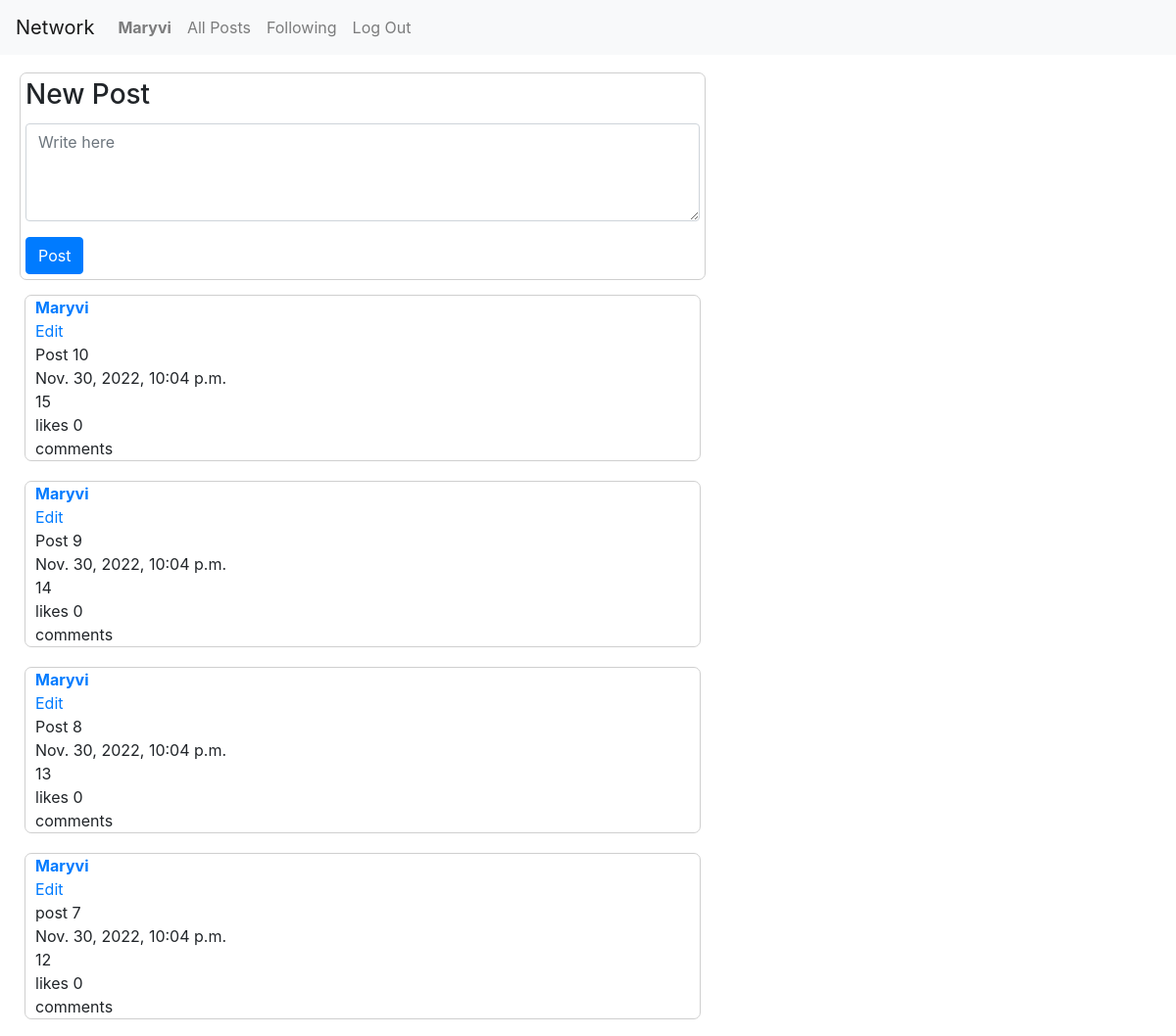
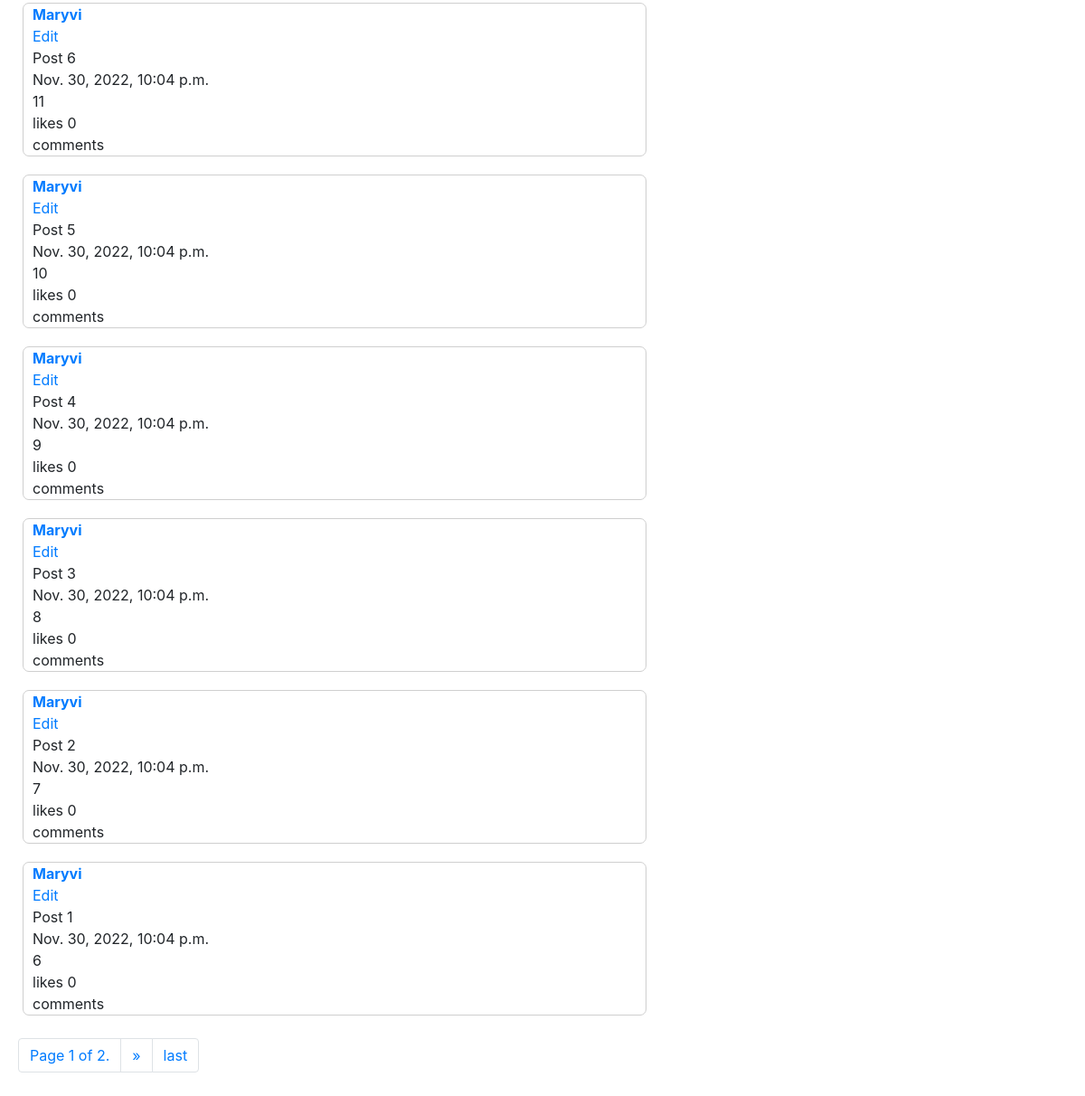
The page / (signed in) on the database as committed earlier (2 pictures, top to bottom).
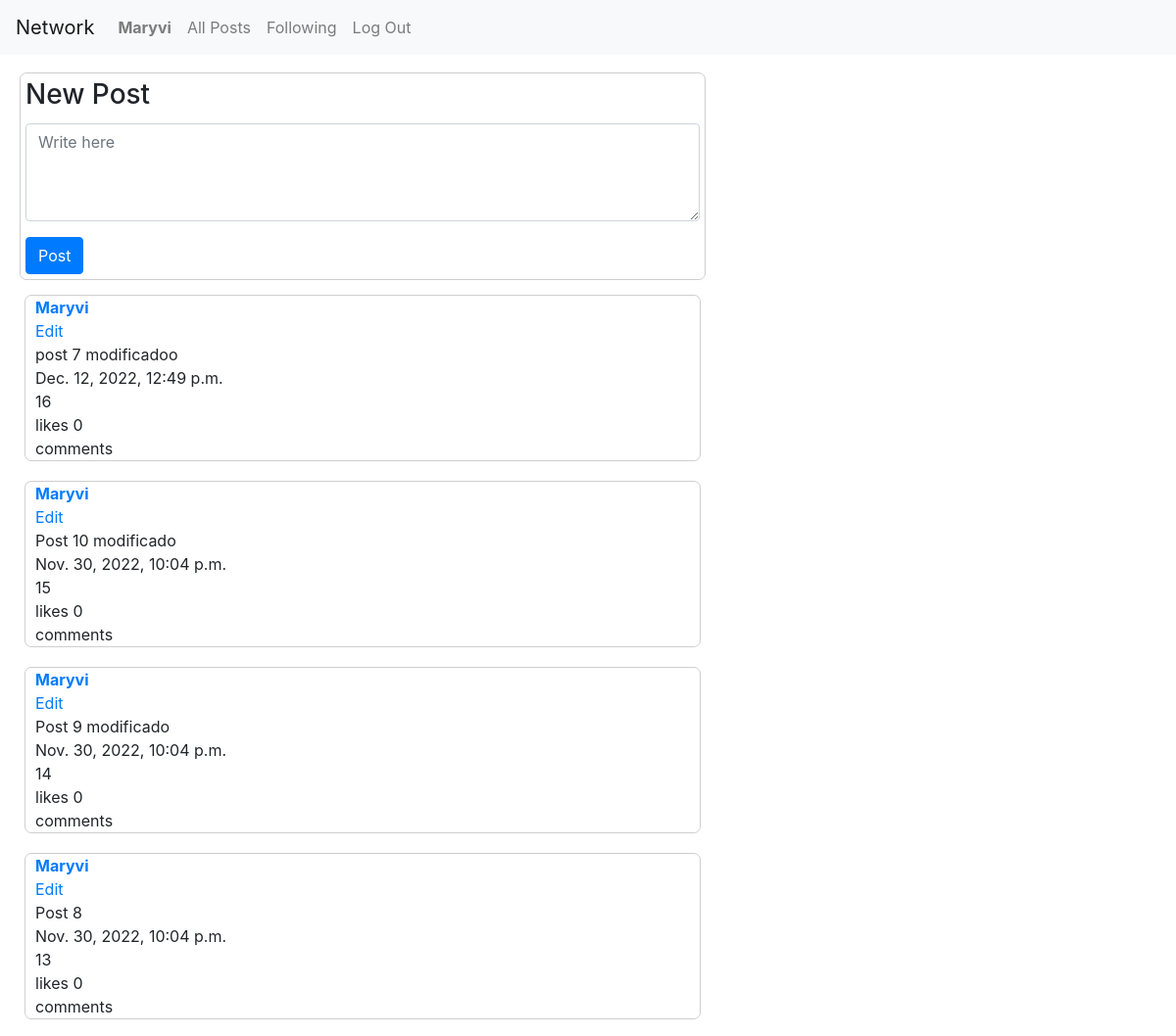
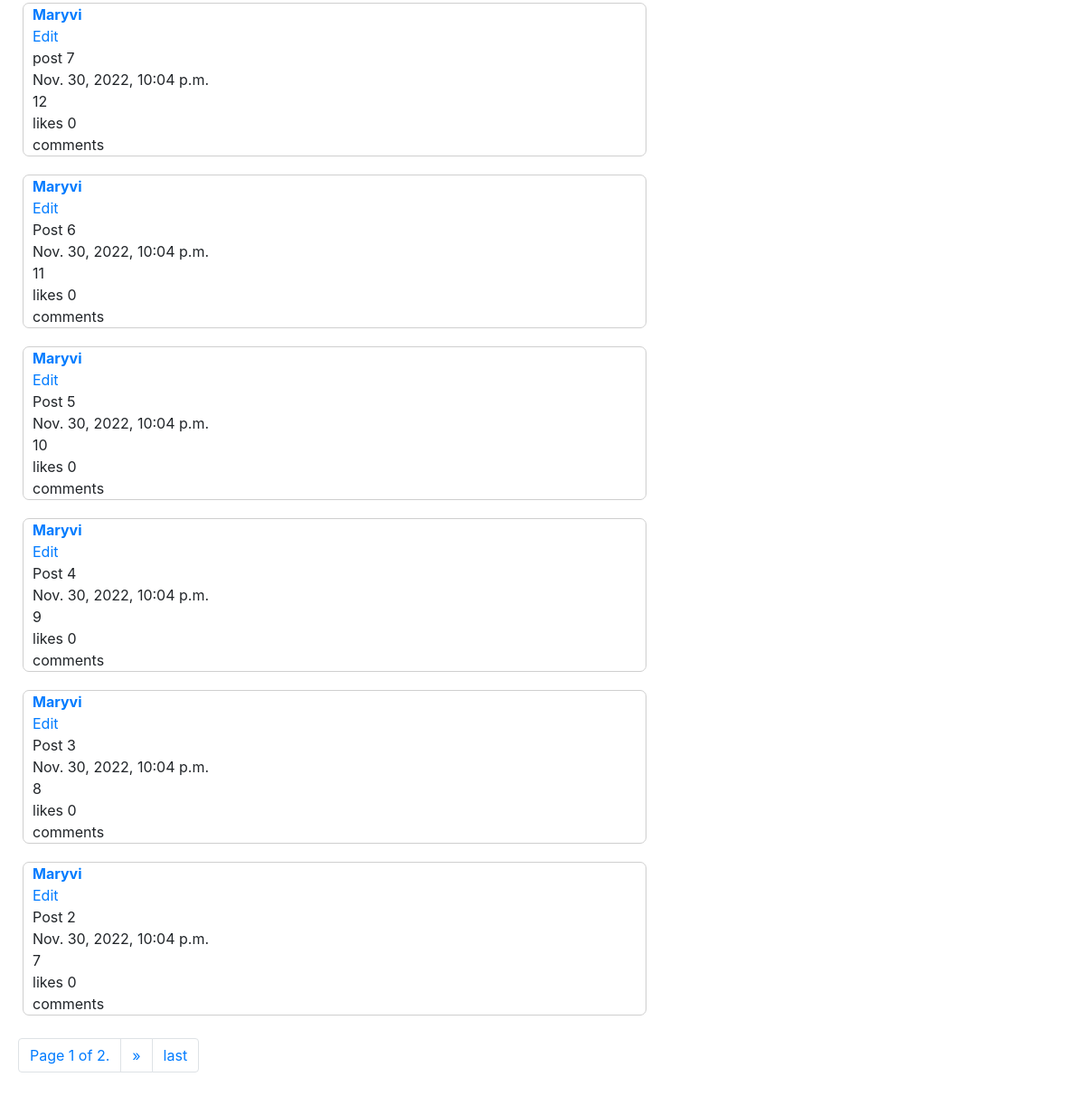
The same page on the database as committed later (2 pictures, top to bottom).
### network/models.py (models this page shows, shortened)
class User(AbstractUser):
    pass
    date_creation = models.DateTimeField(auto_now_add=True, null=True)
    date_update = models.DateTimeField(auto_now=True, null=True)

class Post(models.Model):
    text = models.TextField(blank = True)
    date_creation = models.DateTimeField(auto_now_add=True)
    date_update = models.DateTimeField(auto_now=True)
    user = models.ForeignKey(User, on_delete=models.CASCADE, related_name="posted_by")

### network/views.py (the view)
# urls.py: path("", views.index, name="index"),
def index(request):
    objects = Post.objects.all().order_by('-date_creation')
    paginator = Paginator(objects, 10)
    page_number = request.GET.get('page')
    page_obj = paginator.get_page(page_number)
    pages = []
    return render(request, "network/index.html", {
        "posts": page_obj,
        "show_new_post": True,
        })

### network/templates/network/index.html (shortened to what this page needs)
{% extends "network/layout.html" %}
{% load static %}
{% block body %}
{% if user.is_authenticated %}
  <div class="contenedor-principal">
    {% if show_new_post %}
      <div class="contenedor-post" id="new-edit-container">
        <h1 id="new-or-edit-title">New Post</h1>
        <form id="post-form" action="{% url 'new_post' %}" method="post">
          <div class="form-group">
            <textarea id="text-area" class="form-control" style="height: 100px; margin-top: 12px;" name="text"
              placeholder="Write here"></textarea>
          </div>
          <input id="save-button" class="btn btn-primary" type="submit" value="Post">
        </form>
      </div>
    {% endif %}
    <div class="contenedor-lista-posts">
      {% for post in posts %}
        <div class="contenedor-post-anterior">
          <div class="contenedor-usuario-post">
            <a id="prueba" href="{% url 'profile' post.user.id %}">{{ post.user.username }}</a>
          </div>
          {% if user.id == post.user.id %}
          <div class="contenedor-edit">
            <a href="{% url 'index' %}" onclick="return false;">Edit</a>
          </div>
          {% endif %}
          <div class="contenedor-text-post">
            {{ post.text }} <br>
            {{ post.date_creation }} <br>
            {{ post.id }}
        </div>
        <div class="contenedor-likes">likes 0</div>
        <div class="contenedor-comments-post">
          comments
        </div>
      </div>
      {% endfor %}
    </div>
    <nav aria-label="Page navigation example">
      <ul class="pagination">
        <li class="page-item"><span class="page-link">Page {{ posts.number }} of {{ posts.paginator.num_pages }}.</span></li>
        {% if posts.has_next %}
          <li class="page-item">
            <a class="page-link" href="?page={{ posts.next_page_number }}" aria-label="Next">
              <span aria-hidden="true">&raquo;</span>
            </a>
          </li>
          <li class="page-item">
            <a class="page-link" href="?page={{ posts.paginator.num_pages }}">last</a>
          </li>
        {% endif %}
      </ul>
    </nav>
  </div>
{% endif %}
</div>
{% endblock %}

### network/templates/network/layout.html (shortened to what this page needs)
{% load static %}
<!DOCTYPE html>
<html lang="en">
    <head>
        <link rel="stylesheet" href="https://stackpath.bootstrapcdn.com/bootstrap/4.4.1/css/bootstrap.min.css">
        <link href="{% static 'network/index5.css' %}" rel="stylesheet">
    </head>
    <body>
        <nav class="navbar navbar-expand-lg navbar-light bg-light">
            <a class="navbar-brand" href="{% url 'index' %}">Network</a>
            <div>
              <ul class="navbar-nav mr-auto">
                {% if user.is_authenticated %}
                    <li class="nav-item">
                        <a class="nav-link" href="{% url 'profile' user.id %}"><strong>{{ user.username }}</strong></a>
                    </li>
                {% endif %}
                <li class="nav-item">
                  <a class="nav-link" href="{% url 'allPosts' %}">All Posts</a>
                </li>
                {% if user.is_authenticated %}
                    <li class="nav-item">
                        <a class="nav-link" href="{% url 'followingPosts' user.id %}">Following</a>
                    </li>
                    <li class="nav-item">
                        <a class="nav-link" href="{% url 'logout' %}">Log Out</a>
                    </li>
                {% endif %}
              </ul>
            </div>
          </nav>
        <div class="body">
            {% block body %}
            {% endblock %}
    </body>
</html>

### network/static/network/index5.css (style rules this page uses)
.contenedor-principal { margin: 0 10px; padding: 10px; }
.contenedor-post { border: 1px solid #cfcfcf; border-radius: 7px; width: 700px; padding: 5px; margin-bottom: 10px; }
.contenedor-post > h1 { font-size: 28px; }
.contenedor-lista-posts { width: 700px; padding: 5px; margin-top: 10px; }
.contenedor-post-anterior { margin-bottom: 20px; border: 1px solid #cfcfcf; border-radius: 7px; padding-left: 10px; }
.contenedor-usuario-post { font-weight: bold; }

Rows that differ between the two databases and show on the page:
no longer on this page (row unchanged): Post: user.username "Maryvi", shows "Edit", text "Post 1", date_creation "Nov. 30, 2022, 10:04 p.m.", id "6"
added Post: user.username "Maryvi", shows "Edit", text "post 7 modificadoo", date_creation "Dec. 12, 2022, 12:49 p.m.", id "16"
changed Post id 15: text "Post 10" → "Post 10 modificado"
changed Post id 14: text "Post 9" → "Post 9 modificado"
